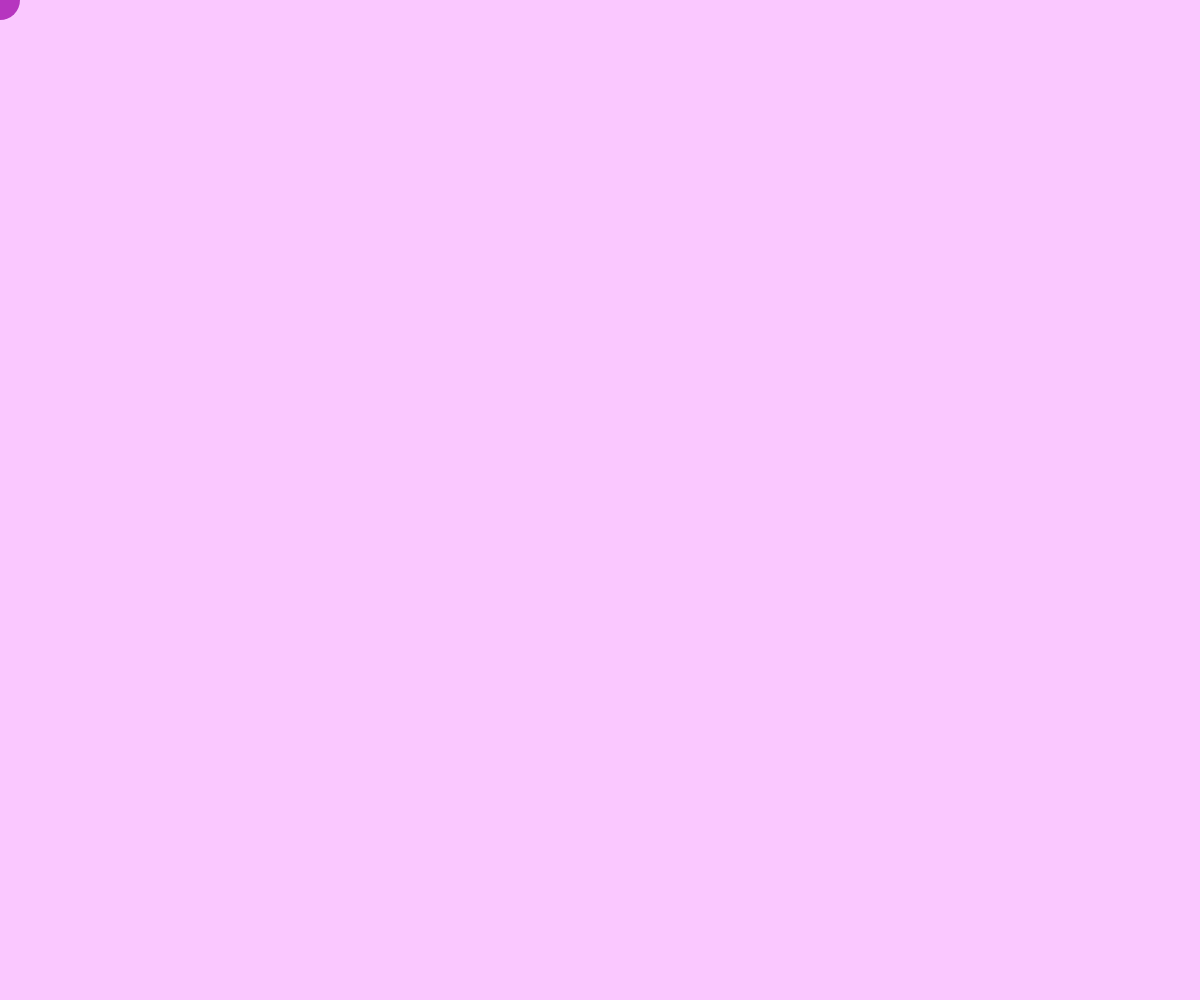
Frame 1 (no input)
Frame 60 (no input): identical to frame 1, image omitted
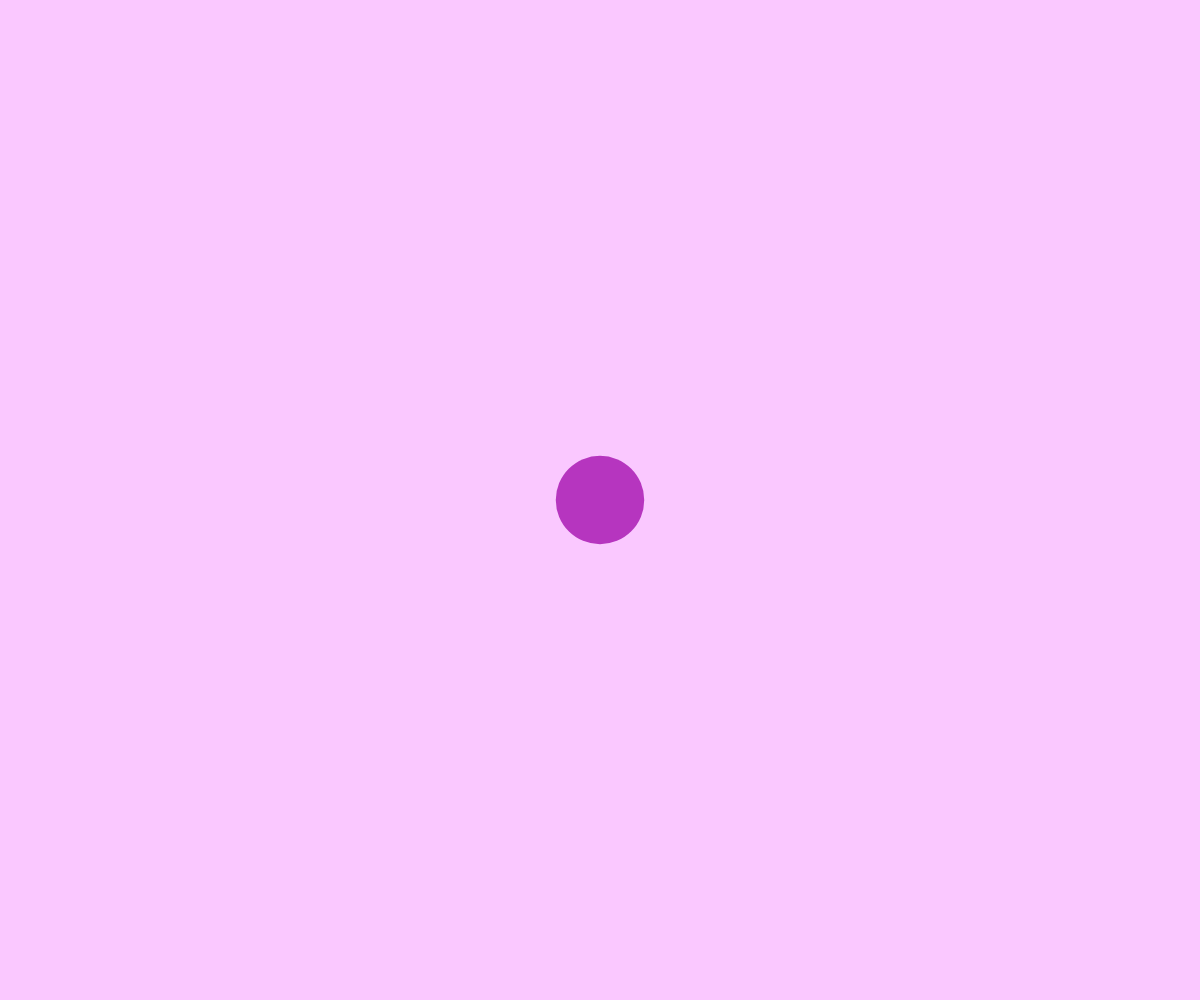
Frame 120 (the mouse pressed at the canvas centre since frame 60)

The p5.js sketch that drew these frames (run headless with seeded random() and noise() and a simulated clock; from frame 60 on, the mouse is pressed at the canvas centre):

// p5.js sketch
// ── sketch.js
// p5-basic-interactivity
let diameter;
let r, g, b;

function setup() {
  createCanvas(windowWidth, windowHeight);
  diameter = 40;
  pickRandomColor();
}

function draw() {
  background(250, 200, 255);
  noStroke();
  fill(r, g, b);
  
  ellipse(mouseX, mouseY, diameter, diameter);
}

function mousePressed() {
  diameter = random(40, 180);
}

function keyPressed() {
  pickRandomColor();
}

function pickRandomColor() {
  r = random(255);
  g = random(255);
  b = random(255);
}
